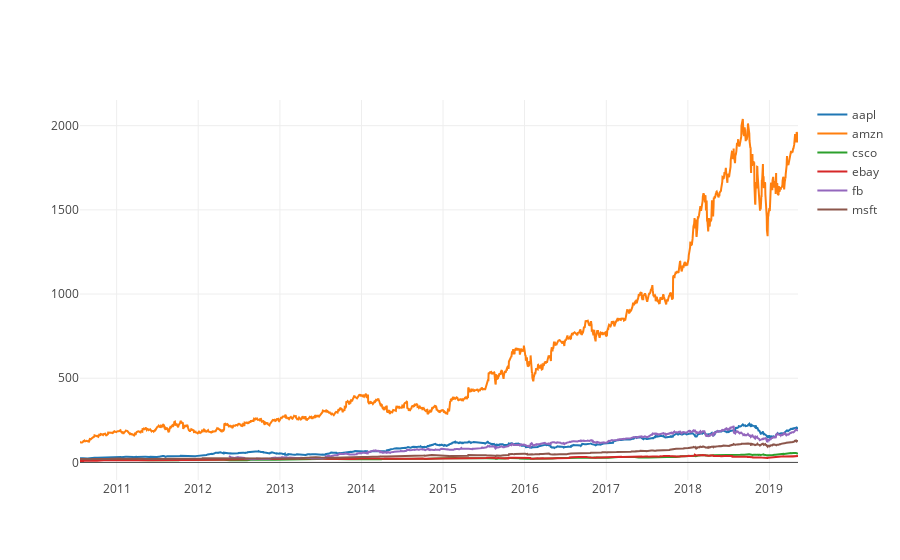

The code cell stored with this chart in its notebook:
### Code cell
#Import charting library
import plotly
import plotly.graph_objs as go
from plotly.offline import download_plotlyjs, init_notebook_mode, plot, iplot

#To generate graphs offline inside a Jupyter Notebook Environment
init_notebook_mode(connected=True) 

#To plot the adj closing for each stock on the chart 
traces=[]
for i in yfin.ticker.unique().tolist():
    df= yfin[yfin['ticker'] == i ]
    traces.append(go.Scatter(
        x = df.date,
        y = df.adjclose,
        mode = 'lines',
        name = i,
    ))
    
data = traces
iplot(data)

### Figure 1 — Plotly figure (JSON) as saved in the notebook; plotly's stock layout.template omitted (floating-point values rounded to 4 significant figures; data arrays with more than 128 entries replaced by an {"elided": "..."} marker saying what was removed)
{"data": [{"mode": "lines", "name": "aapl", "type": "scatter", "uid": "7c701c44-75f4-48ca-9669-20ac0a135274", "x": {"elided": "2216 str values"}, "y": {"elided": "2216 float values"}}, {"mode": "lines", "name": "amzn", "type": "scatter", "uid": "760cd7d0-667a-47c7-8f88-9474e713cc9c", "x": {"elided": "2216 str values"}, "y": {"elided": "2216 float values"}}, {"mode": "lines", "name": "csco", "type": "scatter", "uid": "dbbb0cee-f409-4e38-aa17-2b4b18e50dd1", "x": {"elided": "2216 str values"}, "y": {"elided": "2216 float values"}}, {"mode": "lines", "name": "ebay", "type": "scatter", "uid": "d9102ec3-e462-4fc8-b422-eeceecf131b3", "x": {"elided": "2216 str values"}, "y": {"elided": "2216 float values"}}, {"mode": "lines", "name": "fb", "type": "scatter", "uid": "19ef8a7a-6840-4d92-a644-d9e87c39d649", "x": {"elided": "1754 str values"}, "y": {"elided": "1754 float values"}}, {"mode": "lines", "name": "msft", "type": "scatter", "uid": "85a36c2c-1972-415c-9367-4195930e17cd", "x": {"elided": "2216 str values"}, "y": {"elided": "2216 float values"}}], "layout": {}}
